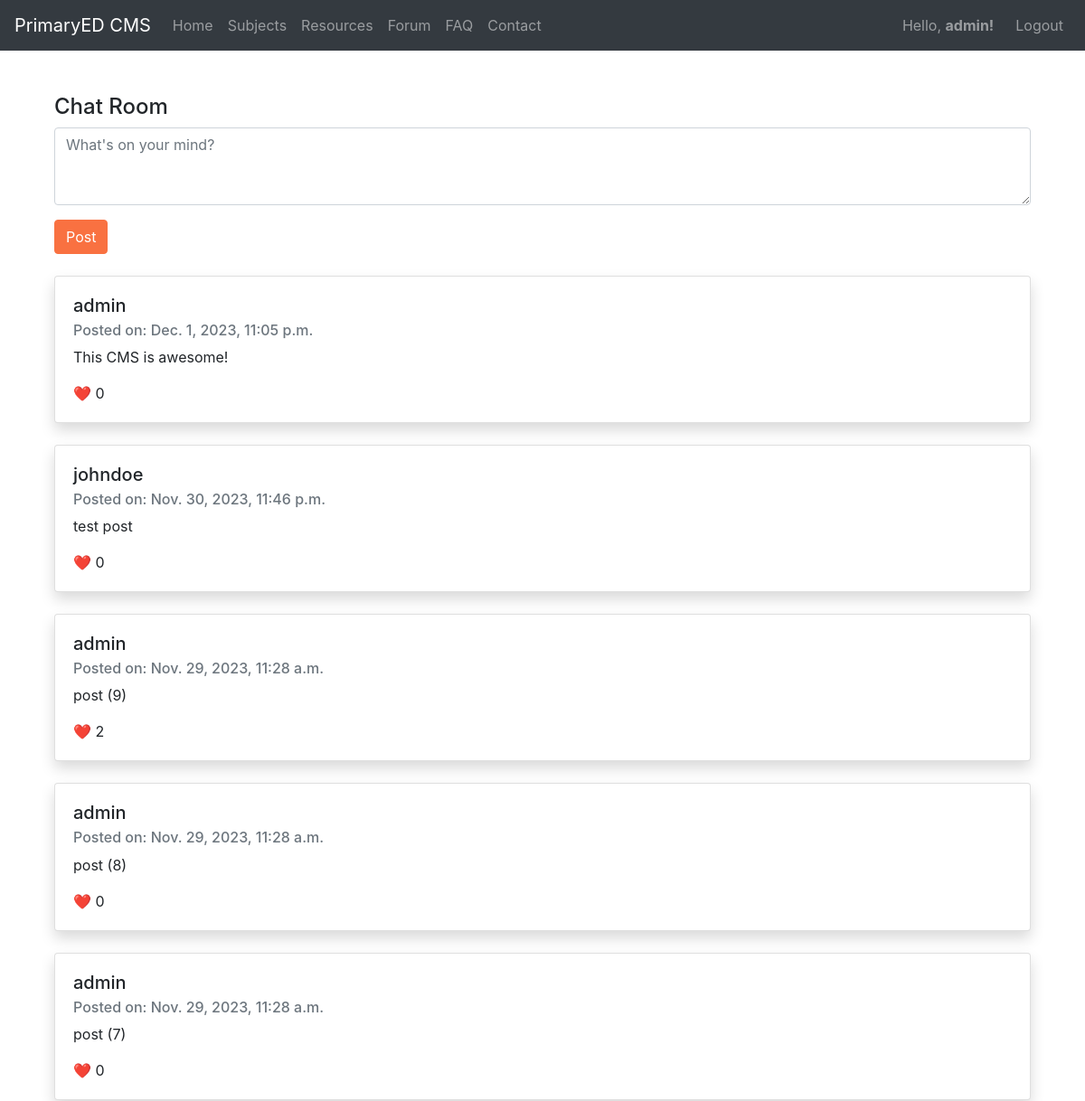
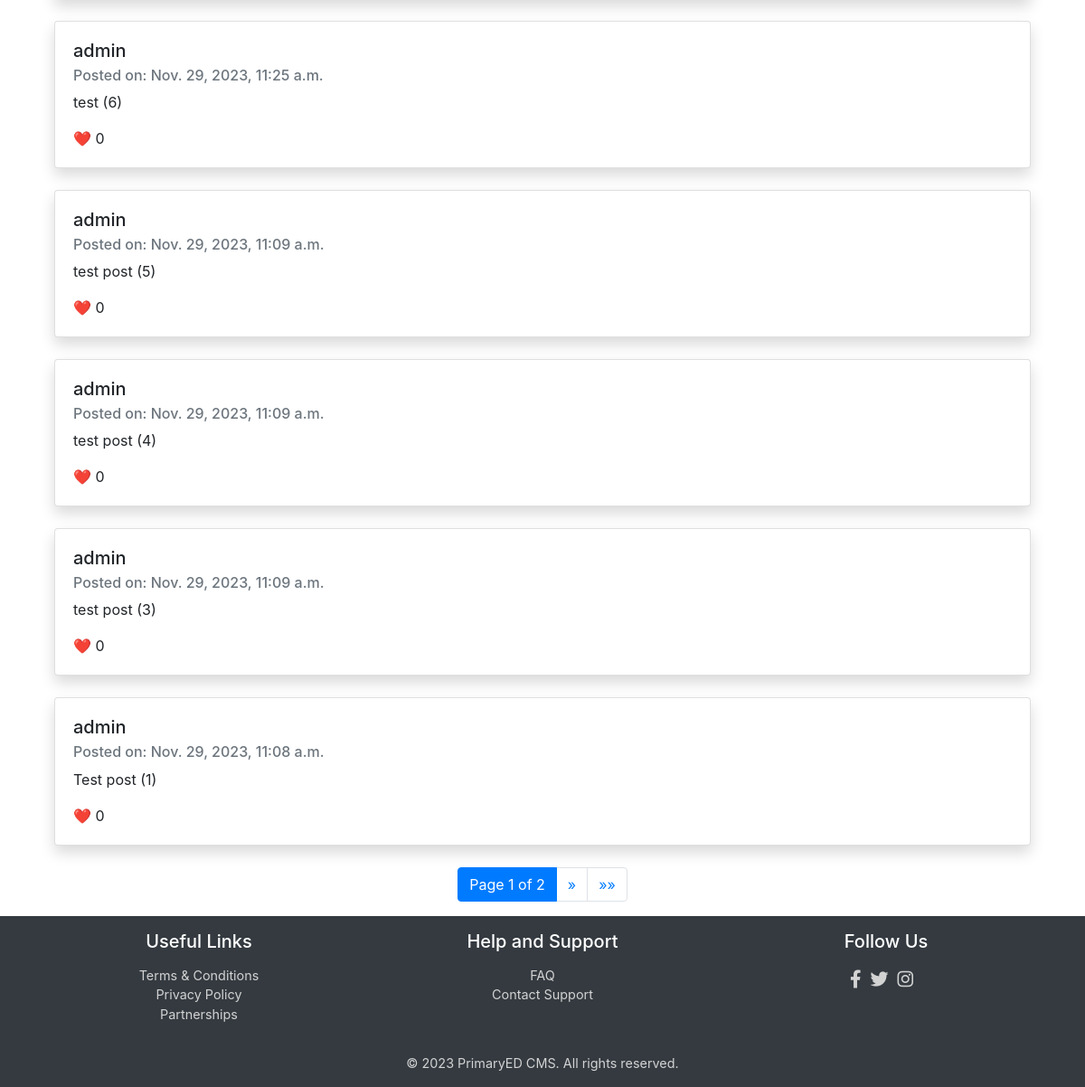
/forum (signed in), run on the app's committed database (2 pictures, top to bottom).
### core/models.py (models this page shows, shortened)
class User(AbstractUser):
    pass

class Post (models.Model):
    post = models.CharField(max_length=500)
    user = models.ForeignKey(User, on_delete=models.CASCADE, related_name="posts")
    timestamp = models.DateTimeField(auto_now_add=True)
    likes = models.ManyToManyField(User, blank=True, related_name="liked_posts")

### core/views.py (the view)
# urls.py: path('forum', views.forum, name='forum'),
def forum(request):
    posts_list = Post.objects.all().order_by('-timestamp')
    paginator = Paginator(posts_list, 10)
    page_number = request.GET.get('page')
    posts = paginator.get_page(page_number)
    return render(request, "core/forum.html", {"posts": posts})

### core/templates/core/forum.html (shortened to what this page needs)
{% extends "core/base.html" %}
{% load static %}
{% block body %}
<div class="container mt-4">
  {% if user.is_authenticated %}
  <div class="new-post mb-4">
    <form method="post" action="{% url 'new_post' %}">
      <div class="form-group">
        <label for="post" class="h4">Chat Room</label>
        <textarea class="form-control" id="post" name="post_content" placeholder="What's on your mind?" rows="3"></textarea>
      </div>
      <button type="submit" class="btn btn-primary">Post</button>
    </form>
  </div>
  {% endif %}
  <div class="posts">
    {% for post in posts %}
    <div class="post card shadow mb-4">
      <div class="card-body">
        <h5 class="card-title">{{ post.user.username }}</h5>
        <h6 class="card-subtitle mb-2 text-muted">Posted on: {{ post.timestamp }}</h6>
        <p class="card-text">{{ post.post }}</p>
        {% if user.is_authenticated %}
        <div class="like-icon">
          <span id="like-heart-{{ post.id }}" class="heart" onclick="toggleLike('{{ post.id }}')" data-liked="{% if request.user in post.likes.all %}true{% else %}false{% endif %}">
              ❤️
          </span>
          <span class="like-count">{{ post.likes.count }}</span>
        </div>
        {% endif %}
      </div>
    </div>
    {% empty %}
    <div class="alert alert-info" role="alert">No posts to display.</div>
    {% endfor %}
  </div>
  <nav aria-label="Page navigation">
    <ul class="pagination justify-content-center">
      <li class="page-item active">
        <span class="page-link">
          Page {{ posts.number }} of {{ posts.paginator.num_pages }}
        </span>
      </li>
      {% if posts.has_next %}
      <li class="page-item">
        <a
          class="page-link"
          href="?page={{ posts.next_page_number }}"
          aria-label="Next"
        >
          <span aria-hidden="true">&raquo;</span>
        </a>
      </li>
      <li class="page-item">
        <a
          class="page-link"
          href="?page={{ posts.paginator.num_pages }}"
          aria-label="Last"
        >
          <span aria-hidden="true">&raquo;&raquo;</span>
        </a>
      </li>
      {% endif %}
    </ul>
  </nav>
</div>
{% endblock %}

### core/templates/core/base.html (shortened to what this page needs)
{% load static %}
<!DOCTYPE html>
<html lang="en">
<head>
    <link rel="stylesheet" href="https://stackpath.bootstrapcdn.com/bootstrap/4.5.2/css/bootstrap.min.css" />
    <link rel="stylesheet" href="{% static 'core/styles.css' %}" />
    <link rel="stylesheet" href="https://cdnjs.cloudflare.com/ajax/libs/font-awesome/6.0.0-beta3/css/all.min.css">
</head>
<body>
    <div class="main">
        <nav class="navbar navbar-expand-lg navbar-dark bg-dark sticky-top">
            <a class="navbar-brand" href="{% url 'index' %}">PrimaryED CMS</a>
            <div class="collapse navbar-collapse" id="navbarNav">
                <ul class="navbar-nav mr-auto">
                    <li class="nav-item">
                        <a class="nav-link" href="{% url 'index' %}">Home</a>
                    </li>
                    {% if request.user.is_authenticated %}
                        <li class="nav-item">
                            <a class="nav-link" href="{% url 'subject_list' %}">Subjects</a>
                        </li>
                        <li class="nav-item">
                            <a class="nav-link" href="{% url 'resource_list' %}">Resources</a>
                        </li>
                        <li class="nav-item">
                            <a class="nav-link" href="{% url 'forum' %}">Forum</a>
                        </li>
                        <li class="nav-item">
                          <a class="nav-link" href="{% url 'faq' %}">FAQ</a>
                        </li>
                        <li class="nav-item">
                          <a class="nav-link" href="{% url 'contact' %}">Contact</a>
                        </li>
                    {% endif %}
                </ul>
                <ul class="navbar-nav">
                    {% if request.user.is_authenticated %}
                        <li class="nav-item">
                            <span class="navbar-text mr-3">Hello, <strong>{{ request.user.username }}!</strong></span>
                        </li>
                        <li class="nav-item">
                            <a class="nav-link" href="{% url 'logout' %}">Logout</a>
                        </li>
                    {% endif %}
                </ul>
            </div>
        </nav>
        <div class="container mt-4">{% block body %} {% endblock %}</div>
    </div>
    <footer class="footer text-center py-3 small-text">
        <div class="container">
            <div class="row">
                <div class="col-md-4">
                    <h5>Useful Links</h5>
                    <ul class="list-unstyled">
                        <li><a href="#">Terms & Conditions </a></li>
                        <li><a href="#">Privacy Policy</a></li>
                        <li><a href="#">Partnerships</a></li>
                    </ul>
                </div>
                <div class="col-md-4">
                    <h5>Help and Support</h5>
                    <ul class="list-unstyled">
                        <li><a href="{% url 'faq' %}">FAQ</a></li>
                        <li><a href="{% url 'contact' %}">Contact Support</a></li>
                    </ul>
                </div>
                <div class="col-md-4">
                  <h5>Follow Us</h5>
                  <div class="social-icons">
                      <a href="#" class="social-icon"><i class="fab fa-facebook-f"></i></a>
                      <a href="#" class="social-icon"><i class="fab fa-twitter"></i></a>
                      <a href="#" class="social-icon"><i class="fab fa-instagram"></i></a>
                  </div>
              </div>
            </div>
            <div class="mt-3">
                &copy; 2023 PrimaryED CMS. All rights reserved.
            </div>
        </div>
    </footer>
</body>
</html>

### core/static/core/styles.css (style rules this page uses)
html, body { height: 100%; margin: 0; }
body { display: flex; flex-direction: column; min-height: 100vh; }
.main { flex: 1; display: flex; flex-direction: column; }
.footer { background-color: #343a40; color: #d3d3d3; }
.footer a { color: #d3d3d3; }
.footer h5 { color: white; margin-bottom: 15px; }
.btn-primary { background-color: #f97141; border-color: #f97141; }
.small-text { font-size: 0.9rem; }
.social-icons { display: flex; align-items: center; justify-content: center; }
.social-icon { margin-right: 10px; color: #d3d3d3; font-size: 20px; }

### data on the page
User: user.username "admin"
Post: user.username "admin", timestamp "Dec. 1, 2023, 11:05 p.m.", post "This CMS is awesome!", likes.count "0"
Post: user.username "johndoe", timestamp "Nov. 30, 2023, 11:46 p.m.", post "test post", likes.count "0"
Post: user.username "admin", timestamp "Nov. 29, 2023, 11:28 a.m.", post "post (9)", likes.count "2"
Post: user.username "admin", timestamp "Nov. 29, 2023, 11:28 a.m.", post "post (8)", likes.count "0"
Post: user.username "admin", timestamp "Nov. 29, 2023, 11:28 a.m.", post "post (7)", likes.count "0"
Post: user.username "admin", timestamp "Nov. 29, 2023, 11:25 a.m.", post "test (6)", likes.count "0"
Post: user.username "admin", timestamp "Nov. 29, 2023, 11:09 a.m.", post "test post (5)", likes.count "0"
Post: user.username "admin", timestamp "Nov. 29, 2023, 11:09 a.m.", post "test post (4)", likes.count "0"
Post: user.username "admin", timestamp "Nov. 29, 2023, 11:09 a.m.", post "test post (3)", likes.count "0"
Post: user.username "admin", timestamp "Nov. 29, 2023, 11:08 a.m.", post "Test post (1)", likes.count "0"

### other printed values
{{ posts.number }} "1"
{{ posts.paginator.num_pages }} "2"
